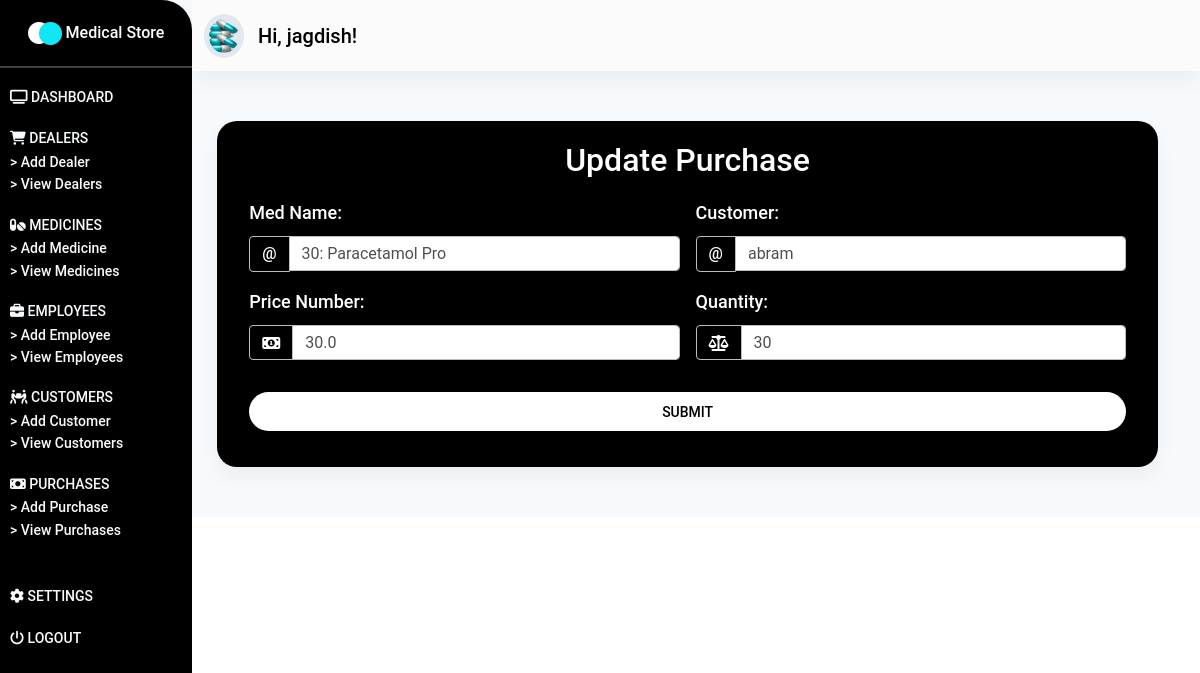
Page /purchases/update-purchase/1/ (signed in) on the committed database.
### store/models.py (models this page shows, shortened)
class Medicine(models.Model):
    med_code = models.IntegerField()
    med_name = models.CharField(max_length=50)
    dealer_name = models.ForeignKey(Dealer, on_delete=models.CASCADE)
    price = models.FloatField()
    stock = models.IntegerField()
    description = models.TextField()
    def __str__(self):
        return f"{self.med_code}: {self.med_name}"

class Purchase(models.Model):
    med_name = models.ForeignKey(Medicine, on_delete=models.CASCADE)
    customer = models.ForeignKey(User, on_delete=models.CASCADE)
    price_number = models.FloatField()
    quantity = models.IntegerField()

### store/views.py (the view, shortened to what this page needs)
# urls.py: path('purchases/update-purchase/<int:pk>/', update_purchase, name="update-purchase"),
@login_required(login_url="/login/")
def update_purchase(request, pk):
    purchase = Purchase.objects.get(id=pk)
    form = UpdatePurchaseForm(instance=purchase)
    context = {
        "form": form,
    }
    return render(request, "store/update-purchase.html", context)

### store/templates/store/update-purchase.html (shortened to what this page needs)
{% extends 'store/base.html' %}
{% load static %}
{% block content %}
    <section id="dashboard_section" class="dashboard_section">
        {% include "store/_dashboard-admin.html" %}
        <div class="container-fluid">
            <div class="add_dealer">
                <div class="purchase__card card">
                    <p class="h2">
                        Update Purchase
                    </p>
                    <div class="add__dealer__form">
                        <div class="container">
                            <form class="row g-3 needs-validation" method="POST">
                                <div class="col-md-6">
                                    <label for="validationCustomMedName" class="form-label">
                                        Med Name:
                                    </label>
                                    <div class="input-group">
                                        <span class="input-group-text" id="inputGroupPrepend">@</span>
                                        {{ form.med_name }}
                                    </div>
                                </div>
                                <div class="col-md-6">
                                    <label for="validationCustomCustomerName" class="form-label">
                                        Customer:
                                    </label>
                                    <div class="input-group">
                                        <span class="input-group-text" id="inputGroupPrepend">@</span>
                                        {{ form.customer }}
                                    </div>
                                </div>
                                <div class="col-md-6">
                                    <label for="validationPriceNumber" class="form-label">
                                        Price Number:
                                    </label>
                                    <div class="input-group">
                                        <span class="input-group-text" id="inputGroupPrepend">
                                            <i class="fa fa-money" aria-hidden="true"></i>
                                        </span>
                                        {{ form.price_number }}
                                    </div>
                                </div>
                                <div class="col-md-6">
                                    <label for="validationQuantity" class="form-label">
                                        Quantity:
                                    </label>
                                    <div class="input-group">
                                        <span class="input-group-text" id="inputGroupPrepend">
                                            <i class="fa fa-balance-scale" aria-hidden="true"></i>
                                        </span>
                                        {{ form.quantity }}
                                    </div>
                                </div>
                                <div class="col-12 pt-3">
                                    <div class="col-12 pb-3">
                                        <button class="btn btn-block login-button" type="submit">
                                            Submit
                                        </button>
                                    </div>
                                </div>
                            </form>
                        </div>
                    </div>
                </div>
            </div>
        </div>
    </section>
{% endblock content %}

### store/templates/store/_dashboard-admin.html (shortened to what this page needs)
{% load static %}
<div class="dashboard_header" id="sidebarToggleButton">
    <div class="dasboard_sidebar">
        <nav class="sidenav_bar sidenav-d-none" id="sideNavBar">
            <div class="dashboard_logo">
                <div class="logo_flex">
                    <img src="{% static 'images/logo.png' %}" alt="" class="img-responsive">
                    <span class="text">
                        Medical Store
                    </span>
                </div>
            </div>
            <hr class="hr_sidenav">
            <div class="sidebar_main">
                <ul class="sidebar">
                    <li class="sidebar_item">
                        <a href="{% url 'store:dashboard-admin' %}" class="item_link">
                            <i class="fa fa-television" aria-hidden="true"></i>
                            <span class="item_text sidebar_active">
                                Dashboard
                            </span>
                        </a>
                    </li>
                    <li class="sidebar_item">
                        <a class="item_link" id="dealerID">
                            <i class="fa fa-shopping-cart" aria-hidden="true"></i>
                            <span class="item_text">
                                Dealers
                            </span>
                        </a>
                        <div class="dealer__items" id="dealerItems">
                            <a href="{% url "store:add-dealer" %}" class="dealer__item">
                                > Add Dealer
                            </a>
                            <a href="{% url "store:view-dealers" %}" class="dealer__item">
                                > View Dealers
                            </a>
                        </div>
                    </li>
                    <li class="sidebar_item">
                        <a class="item_link" id="medicineID">
                            <i class="fas fa-pills    "></i>
                            <span class="item_text">
                                Medicines
                            </span>
                        </a>
                        <div class="medicine__items" id="medicineItems">
                            <a href="{% url 'store:add-medicine' %}" class="dealer__item">
                                > Add Medicine
                            </a>
                            <a href="{% url 'store:view-medicines' %}" class="dealer__item">
                                > View Medicines
                            </a>
                        </div>
                    </li>
                    <li class="sidebar_item">
                        <a class="item_link" id="employeeID">
                            <i class="fa fa-briefcase" aria-hidden="true"></i>
                            <span class="item_text">
                                Employees
                            </span>
                        </a>
                        <div class="employee__items" id="employeeItems">
                            <a href="{% url 'store:add-employee' %}" class="dealer__item">
                                > Add Employee
                            </a>
                            <a href="{% url 'store:view-employees' %}" class="dealer__item">
                                > View Employees
                            </a>
                        </div>
                    </li>
                    <li class="sidebar_item">
                        <a class="item_link" id="customerID">
                            <i class="fas fa-people-carry    "></i>
                            <span class="item_text">
                                Customers
                            </span>
                        </a>
                        <div class="customer__items" id="customerItems">
                            <a href="{% url 'store:add-customer' %}" class="dealer__item">
                                > Add Customer
                            </a>
                            <a href="{% url 'store:view-customers' %}" class="dealer__item">
                                > View Customers
                            </a>
                        </div>
                    </li>
                    <li class="sidebar_item" id="purchaseID">
                        <a class="item_link">
                            <i class="fas fa-money-bill    "></i>
                            <span class="item_text">
                                Purchases
                            </span>
                        </a>
                        <div class="purchase__items" id="purchaseItems">
                            <a href="{% url 'store:add-purchase' %}" class="dealer__item">
                                > Add Purchase
                            </a>
                            <a href="{% url 'store:view-purchases' %}" class="dealer__item">
                                > View Purchases
                            </a>
                        </div>
                    </li>
                </ul>
            </div>
            <div class="sidebar_meta">
                <ul class="sidebar">
                    <li class="sidebar_item">
                        <a href="{% url 'store:settings' %}" class="item_link">
                            <i class="fa fa-gear" aria-hidden="true"></i>
                            <span class="item_text">
                                Settings
                            </span>
                        </a>
                    </li>
                    <li class="sidebar_item">
                        <a href="{% url 'store:confirm-logout' %}" class="item_link">
                            <i class="fa fa-power-off" aria-hidden="true"></i>
                            <span class="item_text">
                                Logout
                            </span>
                        </a>
                    </li>
                </ul>
            </div>
        </nav>
    </div>
    <div class="dashboard_navbar" id=mainNavBar>
        <nav class="navbar navbar-expand-sm navbar-light bg-light sticky-top">
            <div class="container-fluid">
                <a class="navbar-brand nav_image" href="#">
                    <img src="{% static 'images/medicine.png' %}" alt="" class="img-responsive">
                    <span class="nav_span" style="font-weight: 550;">
                        Hi, {{ request.user.username }}!
                    </span>
                </a>
            </div>
        </nav>
    </div>
</div>

### store/static/css/styles.css (style rules this page uses)
* { margin: 0%; padding: 0%; box-sizing: border-box; }
label.form-label { color: #fff !important; font-size: 18px; font-weight: 550; }
span.input-group-text { color: #fff !important; font-weight: 550; }
button.login-button { background-color: #fff; border-radius: 20px; font-size: 14px; font-weight: 550; color: #000 !important; }
a.nav_image img { width: 40px; background-color: #e2e8f0; padding: 5px; color: #000 !important; border-radius: 50%; }
span.nav_span { font-weight: 550; color: #000; margin-left: 10px; }
span.sidebar_active { font-weight: 550; }
div.dashboard_navbar { margin-left: 12rem; }
nav.sidenav_bar { width: 12rem; height: 100%; padding-bottom: 50px; position: fixed; background: #000; border-radius: 0px 30px 30px 0px; }
div.dashboard_logo { margin-top: 20px; margin-bottom: 20px; text-align: center; }
div.dashboard_logo span.text { color: #fff !important; font-weight: 550; }
hr.hr_sidenav { background-color: #fff; height: 2px; }
ul.sidebar { list-style: none; padding: 0; margin: 0; display: flex; flex-direction: column; align-items: flex-start; margin-left: 10px; }
li.sidebar_item { margin-bottom: 1rem; }
li.sidebar_item a { color: #f7fafc; font-size: 14px; font-weight: 500; }
li.sidebar_item span.item_text { text-transform: uppercase; }
div.dealer__items, div.medicine__items, div.employee__items, div.customer__items, div.purchase__items { display: flex; flex-direction: column; }
a.dealer__item { color: #f7fafc; font-size: 14px; }
div.sidebar_meta { margin-top: 26px; }
section.dashboard_section { --bg-opacity: 1; background-color: #f7fafc; background-size: contain; }
div.add_dealer { margin-top: 50px; padding-bottom: 50px; }
div.dealer__card, div.medicine__card, div.employee__card, div.customer__card, div.purchase__card, div.confirm__card { padding: 20px; background-color: #000; width: 80%; margin: auto; margin-right: 30px; border-radius: 20px; }
div.dealer__card p.h2, div.medicine__card p.h2, div.employee__card p.h2, div.customer__card p.h2, div.purchase__card p.h2, div.confirm__card p.h2 { text-align: center; color: #fff; margin-bottom: 20px; font-weight: 550; }

### rows in the picture
Medicine: med_name "30: Paracetamol Pro"
Purchase: customer "abram", price_number "30.0", quantity "30"

### other values in the picture
{{ request.user.username }} "jagdish"
